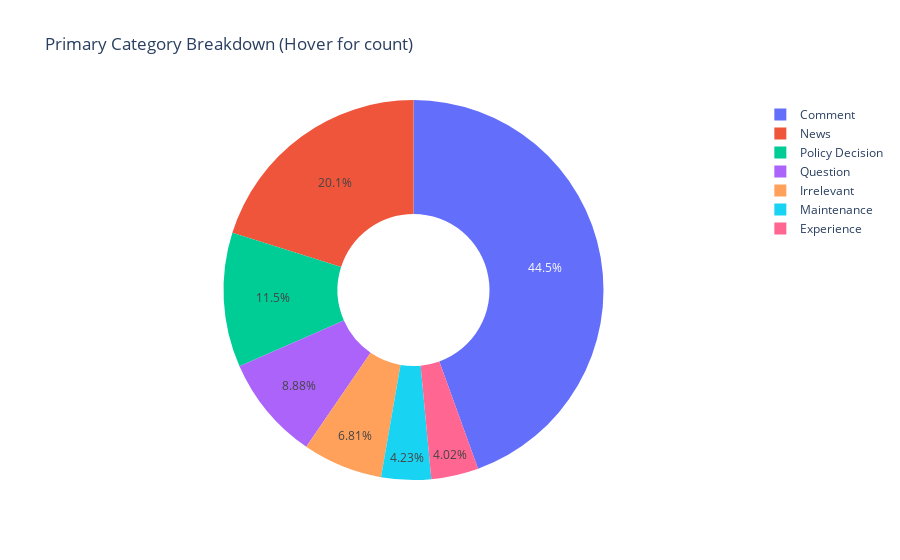

The cell this chart's notebook holds for it:
### Code cell
prim_cnt = df['Primary'].value_counts()

print(prim_cnt)

fig = go.Figure(data=go.Pie(
    values = prim_cnt.values,
    labels = prim_cnt.index
))

fig.update_layout(
    title_text='Primary Category Breakdown (Hover for count)',
)
# Use `hole` to create a donut-like pie chart
fig.update_traces(hole=.4, hoverinfo="label+percent+value")

fig.show()

### Figure 1 — Plotly figure (JSON) as saved in the notebook; plotly's stock layout.template omitted (floating-point values rounded to 4 significant figures)
{"data": [{"hole": 0.4, "hoverinfo": "label+percent+value", "labels": ["Comment", "News", "Policy Decision", "Question", "Irrelevant", "Maintenance", "Experience"], "type": "pie", "values": [431, 195, 111, 86, 66, 41, 39]}], "layout": {"title": {"text": "Primary Category Breakdown (Hover for count)"}}}
